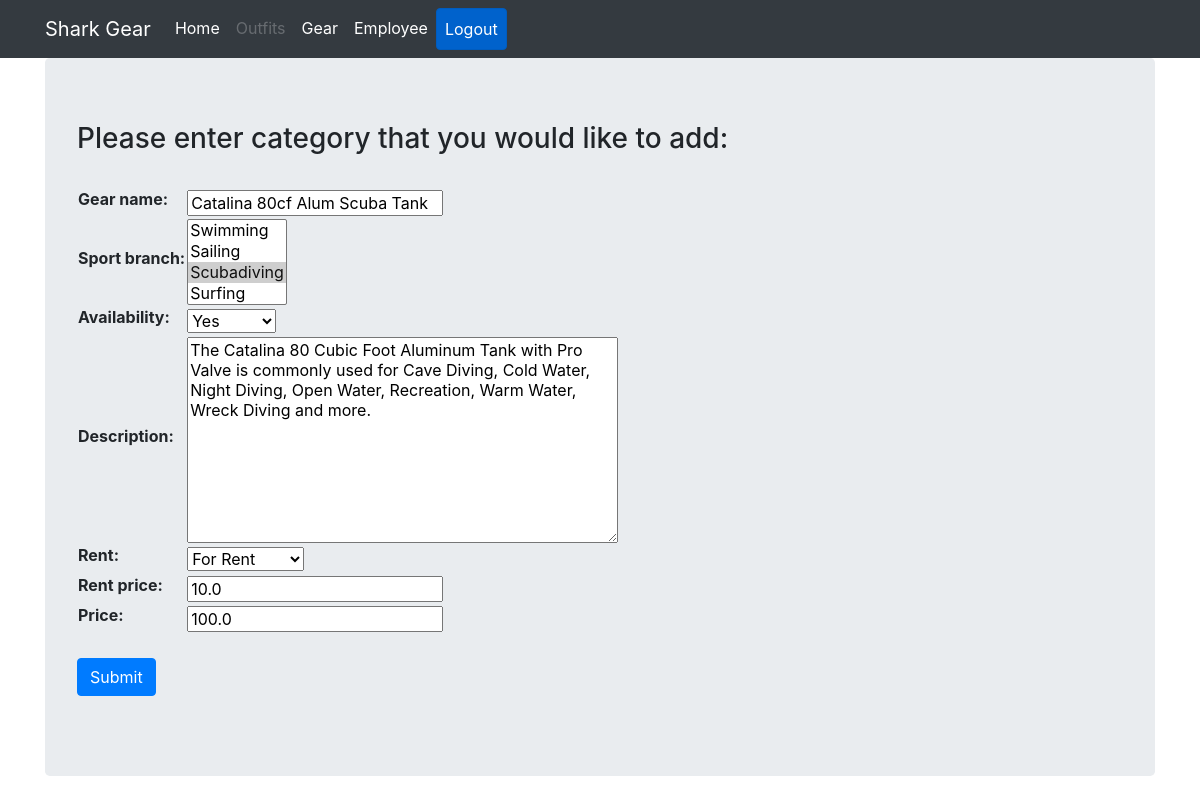
/gear/2/update (signed in), run on the app's committed database.
### webshop/models.py (models this page shows, shortened)
class Gear(Model):
	RENTAL = (('For Rent', 'For Rent'), ('Not For Rent', 'Not For Rent'))
	AVAILABLE = (('Yes', 'Yes'), ('No', 'No'))
	gear_name = CharField(max_length=128, null=True)
	sport_branch = ManyToManyField(SportBranch)
	availability = CharField(max_length=128, null=True, choices=AVAILABLE)
	description = TextField(max_length=200, null=True)
	rent = CharField(max_length=128, null=True, choices=RENTAL)
	rent_price = FloatField(null=True)
	price = FloatField(null=True)

class SportBranch(Model):
	sport_branch = CharField(max_length=128)
	def __str__(self):
		return self.sport_branch

### webshop/views.py (the view)
# urls.py: path('gear/<int:pk>/update', GearUpdateView.as_view(), name='gear-update'),
class GearUpdateView(LoginRequiredMixin, UpdateView):
    template_name = 'gear_form.html'
    model = Gear
    form_class = GearForm
    success_url = reverse_lazy('gear')

### webshop/forms.py
class GearForm(ModelForm):
	class Meta:
		model = Gear
		fields = '__all__'
		exclude = ['slug']
	RENTAL = (('For Rent', 'For Rent'), ('Not For Rent', 'Not For Rent'))
	AVAILABLE = (('Yes', 'Yes'), ('No', 'No'))
	gear_name = CharField(max_length=128, validators=[capitalized_validator])
	sport_branch = ManyToManyField(SportBranch)
	availability = CharField(max_length=128, null=True, choices=AVAILABLE)
	description = TextField(max_length=200, null=True)
	rent = CharField(max_length=128, null=True, choices=RENTAL)
	rent_price = FloatField(null=True)
	price = FloatField(null=True)

### webshop/templates/gear_form.html (shortened to what this page needs)
{% extends "base.html" %}
{% block content %}
    <form method="post">
        <h3>Please enter category that you would like to add:</h3>
        <br>
        <table>{{ form }}</table>
        <br>
        <input type="submit" value="Submit" class="btn btn-primary">
    </form>
{% endblock %}

### data on the page
Gear: gear_name "Catalina 80cf Alum Scuba Tank", availability "Yes", description "The Catalina 80 Cubic Foot Aluminum Tank with Pro Valve is commonly used for Cave Diving, Cold Water, Night Diving, Open Water, Recreation, Warm Water, Wreck Diving and more.", rent "For Rent", rent_price "10.0", price "100.0"
SportBranch: sport_branch "Swimming / Sailing / Scubadiving ☑ / Surfing"
